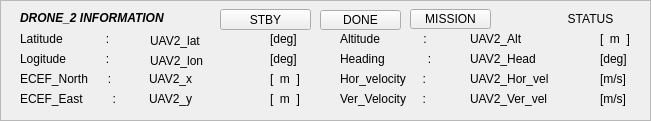
  <widget class="QFrame" name="frame_intruder_3">
   <property name="geometry">
    <rect>
     <x>1180</x>
     <y>630</y>
     <width>651</width>
     <height>121</height>
    </rect>
   </property>
   <property name="frameShape">
    <enum>QFrame::StyledPanel</enum>
   </property>
   <property name="frameShadow">
    <enum>QFrame::Raised</enum>
   </property>
   <widget class="QLabel" name="UAV2_alt">
    <property name="geometry">
     <rect>
      <x>470</x>
      <y>30</y>
      <width>107</width>
      <height>17</height>
     </rect>
    </property>
    <property name="text">
     <string>UAV2_Alt</string>
    </property>
   </widget>
   <widget class="QLabel" name="UAV2_head">
    <property name="geometry">
     <rect>
      <x>470</x>
      <y>50</y>
      <width>107</width>
      <height>17</height>
     </rect>
    </property>
    <property name="text">
     <string>UAV2_Head</string>
    </property>
   </widget>
   <widget class="QLabel" name="label_102">
    <property name="geometry">
     <rect>
      <x>340</x>
      <y>50</y>
      <width>111</width>
      <height>17</height>
     </rect>
    </property>
    <property name="text">
     <string>Heading             :</string>
    </property>
   </widget>
   <widget class="QLabel" name="label_103">
    <property name="geometry">
     <rect>
      <x>340</x>
      <y>30</y>
      <width>107</width>
      <height>17</height>
     </rect>
    </property>
    <property name="text">
     <string>Altitude             :</string>
    </property>
   </widget>
   <widget class="QLabel" name="label_104">
    <property name="geometry">
     <rect>
      <x>340</x>
      <y>70</y>
      <width>111</width>
      <height>17</height>
     </rect>
    </property>
    <property name="text">
     <string>Hor_velocity     :</string>
    </property>
   </widget>
   <widget class="QLabel" name="label_105">
    <property name="geometry">
     <rect>
      <x>340</x>
      <y>90</y>
      <width>111</width>
      <height>17</height>
     </rect>
    </property>
    <property name="text">
     <string>Ver_Velocity     :</string>
    </property>
   </widget>
   <widget class="QLabel" name="IN_UAV2_Hor_vel">
    <property name="geometry">
     <rect>
      <x>470</x>
      <y>70</y>
      <width>121</width>
      <height>17</height>
     </rect>
    </property>
    <property name="text">
     <string>UAV2_Hor_vel</string>
    </property>
   </widget>
   <widget class="QLabel" name="IN_UAV2_Ver_vel">
    <property name="geometry">
     <rect>
      <x>470</x>
      <y>90</y>
      <width>121</width>
      <height>17</height>
     </rect>
    </property>
    <property name="text">
     <string>UAV2_Ver_vel</string>
    </property>
   </widget>
   <widget class="QLabel" name="label_106">
    <property name="geometry">
     <rect>
      <x>20</x>
      <y>90</y>
      <width>107</width>
      <height>17</height>
     </rect>
    </property>
    <property name="text">
     <string>ECEF_East         :</string>
    </property>
   </widget>
   <widget class="QLabel" name="label_107">
    <property name="geometry">
     <rect>
      <x>20</x>
      <y>50</y>
      <width>107</width>
      <height>17</height>
     </rect>
    </property>
    <property name="text">
     <string>Logitude            :</string>
    </property>
   </widget>
   <widget class="QLabel" name="IN_UAV2_y">
    <property name="geometry">
     <rect>
      <x>149</x>
      <y>90</y>
      <width>107</width>
      <height>17</height>
     </rect>
    </property>
    <property name="text">
     <string>UAV2_y</string>
    </property>
   </widget>
   <widget class="QLabel" name="UAV2_lat">
    <property name="geometry">
     <rect>
      <x>150</x>
      <y>32</y>
      <width>107</width>
      <height>17</height>
     </rect>
    </property>
    <property name="text">
     <string>UAV2_lat</string>
    </property>
   </widget>
   <widget class="QLabel" name="label_109">
    <property name="geometry">
     <rect>
      <x>20</x>
      <y>30</y>
      <width>107</width>
      <height>17</height>
     </rect>
    </property>
    <property name="text">
     <string>Latitude             :</string>
    </property>
   </widget>
   <widget class="QLabel" name="UAV2_lon">
    <property name="geometry">
     <rect>
      <x>150</x>
      <y>52</y>
      <width>107</width>
      <height>17</height>
     </rect>
    </property>
    <property name="text">
     <string>UAV2_lon</string>
    </property>
   </widget>
   <widget class="QLabel" name="IN_UAV2_x">
    <property name="geometry">
     <rect>
      <x>149</x>
      <y>70</y>
      <width>107</width>
      <height>17</height>
     </rect>
    </property>
    <property name="text">
     <string>UAV2_x</string>
    </property>
   </widget>
   <widget class="QLabel" name="label_110">
    <property name="geometry">
     <rect>
      <x>20</x>
      <y>70</y>
      <width>107</width>
      <height>17</height>
     </rect>
    </property>
    <property name="text">
     <string>ECEF_North      :</string>
    </property>
   </widget>
   <widget class="QLabel" name="label_112">
    <property name="geometry">
     <rect>
      <x>270</x>
      <y>30</y>
      <width>41</width>
      <height>17</height>
     </rect>
    </property>
    <property name="text">
     <string>[deg]</string>
    </property>
   </widget>
   <widget class="QLabel" name="label_113">
    <property name="geometry">
     <rect>
      <x>270</x>
      <y>50</y>
      <width>41</width>
      <height>17</height>
     </rect>
    </property>
    <property name="text">
     <string>[deg]</string>
    </property>
   </widget>
   <widget class="QLabel" name="label_114">
    <property name="geometry">
     <rect>
      <x>270</x>
      <y>90</y>
      <width>41</width>
      <height>17</height>
     </rect>
    </property>
    <property name="text">
     <string>[  m  ]</string>
    </property>
   </widget>
   <widget class="QLabel" name="label_115">
    <property name="geometry">
     <rect>
      <x>600</x>
      <y>30</y>
      <width>41</width>
      <height>17</height>
     </rect>
    </property>
    <property name="text">
     <string>[  m  ]</string>
    </property>
   </widget>
   <widget class="QLabel" name="label_116">
    <property name="geometry">
     <rect>
      <x>600</x>
      <y>90</y>
      <width>41</width>
      <height>17</height>
     </rect>
    </property>
    <property name="text">
     <string>[m/s]</string>
    </property>
   </widget>
   <widget class="QLabel" name="label_117">
    <property name="geometry">
     <rect>
      <x>600</x>
      <y>70</y>
      <width>41</width>
      <height>17</height>
     </rect>
    </property>
    <property name="text">
     <string>[m/s]</string>
    </property>
   </widget>
   <widget class="QLabel" name="label_118">
    <property name="geometry">
     <rect>
      <x>600</x>
      <y>50</y>
      <width>41</width>
      <height>17</height>
     </rect>
    </property>
    <property name="text">
     <string>[deg]</string>
    </property>
   </widget>
   <widget class="QLabel" name="label_119">
    <property name="geometry">
     <rect>
      <x>270</x>
      <y>70</y>
      <width>41</width>
      <height>17</height>
     </rect>
    </property>
    <property name="text">
     <string>[  m  ]</string>
    </property>
   </widget>
   <widget class="QLabel" name="label_120">
    <property name="geometry">
     <rect>
      <x>20</x>
      <y>10</y>
      <width>201</width>
      <height>17</height>
     </rect>
    </property>
    <property name="frameShape">
     <enum>QFrame::NoFrame</enum>
    </property>
    <property name="text">
     <string>&lt;html&gt;&lt;head/&gt;&lt;body&gt;&lt;p&gt;&lt;span style=&quot; font-weight:600; font-style:italic;&quot;&gt;DRONE_2 INFORMATION&lt;/span&gt;&lt;/p&gt;&lt;/body&gt;&lt;/html&gt;</string>
    </property>
   </widget>
   <widget class="QPushButton" name="UAV2_mission_button">
    <property name="geometry">
     <rect>
      <x>410</x>
      <y>9</y>
      <width>81</width>
      <height>20</height>
     </rect>
    </property>
    <property name="text">
     <string>MISSION</string>
    </property>
   </widget>
   <widget class="QPushButton" name="UAV2_stby_button">
    <property name="geometry">
     <rect>
      <x>220</x>
      <y>9</y>
      <width>91</width>
      <height>21</height>
     </rect>
    </property>
    <property name="text">
     <string>STBY</string>
    </property>
   </widget>
   <widget class="QLabel" name="UAV2_Status">
    <property name="geometry">
     <rect>
      <x>540</x>
      <y>9</y>
      <width>101</width>
      <height>21</height>
     </rect>
    </property>
    <property name="text">
     <string>&lt;html&gt;&lt;head/&gt;&lt;body&gt;&lt;p align=&quot;center&quot;&gt;STATUS&lt;/p&gt;&lt;/body&gt;&lt;/html&gt;</string>
    </property>
   </widget>
   <widget class="QPushButton" name="UAV2_done_button">
    <property name="geometry">
     <rect>
      <x>320</x>
      <y>10</y>
      <width>81</width>
      <height>20</height>
     </rect>
    </property>
    <property name="text">
     <string>DONE</string>
    </property>
   </widget>
  </widget>
